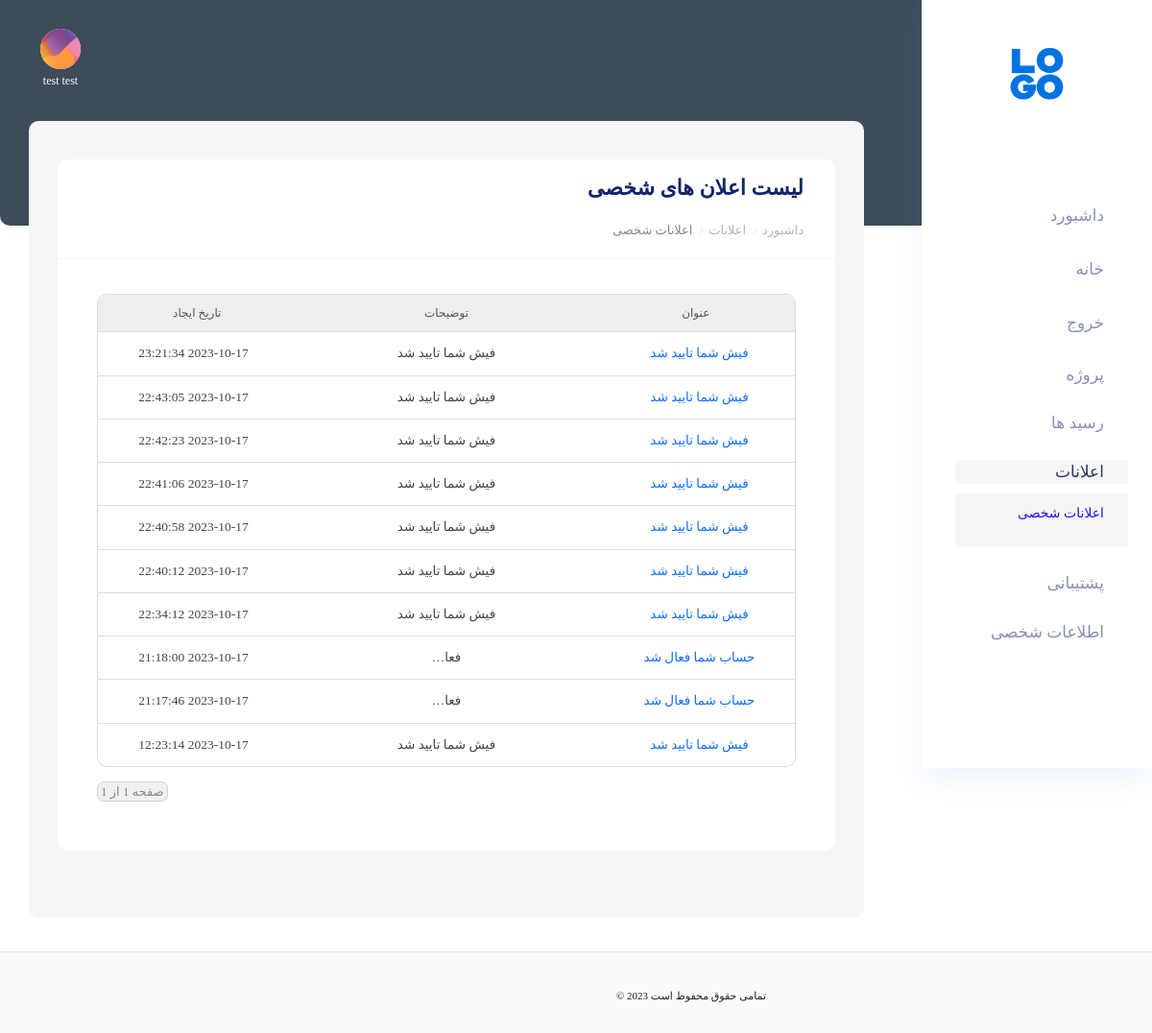
/u/dashboard/notification/user/personal/list (signed in), run on an earlier commit of the app's database.
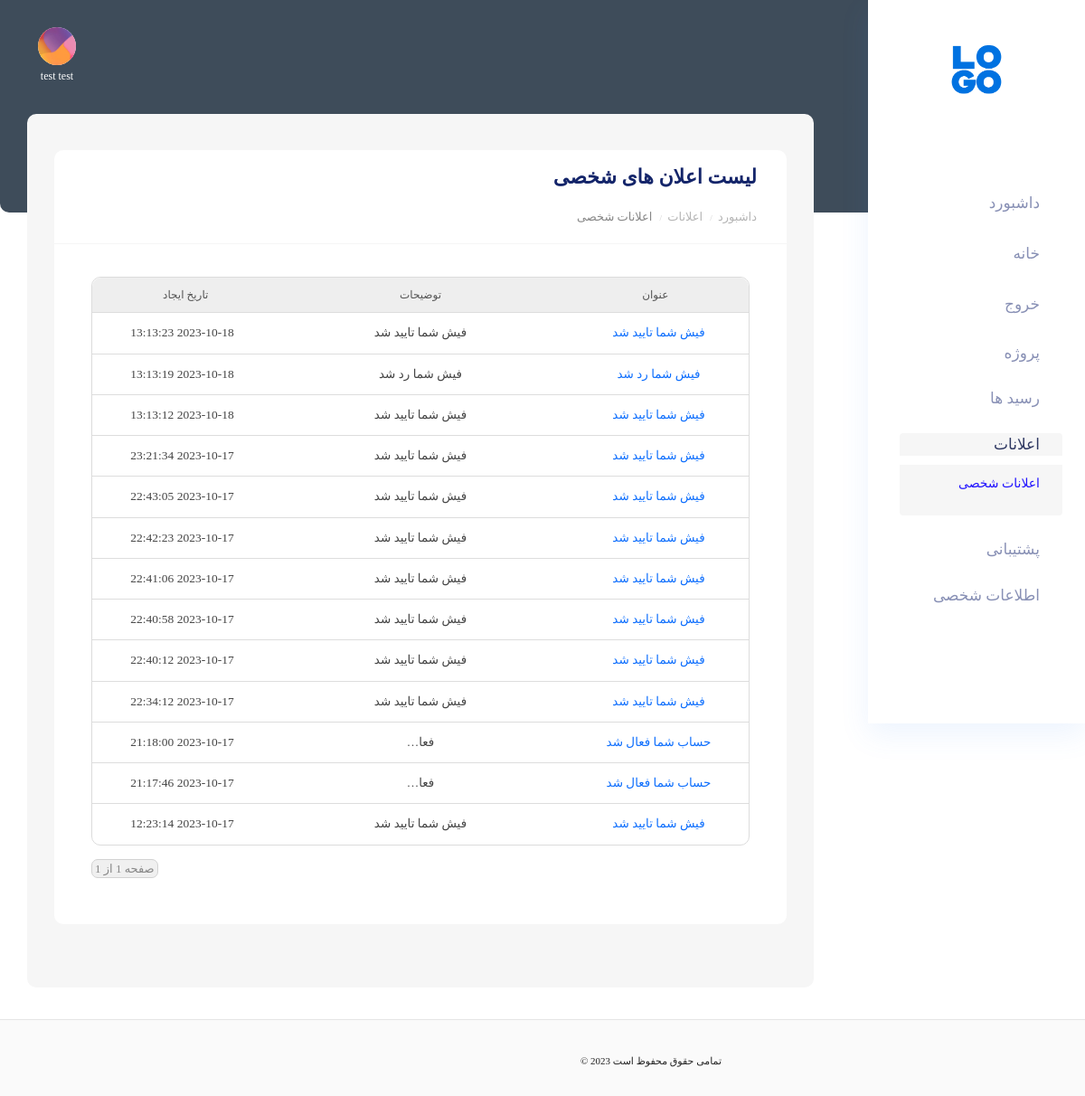
And on a later commit of the database.
### notification/models.py (models this page shows, shortened)
class NotificationUser(BaseModel):
    type = models.CharField(max_length=100)
    title = models.CharField(max_length=150)
    description = models.TextField(null=True, blank=True)
    image = models.ImageField(upload_to=upload_notification_src, null=True, blank=True, max_length=400)
    kwargs = JSONField(null=True, blank=True)
    send_notify = models.BooleanField(default=True)
    to_user = models.ForeignKey(User, on_delete=models.CASCADE)
    is_showing = models.BooleanField(default=True)
    class Meta:
        ordering = '-id',
    def get_title(self):
        return self.title or 'notification'
    def get_absolute_url(self):
        return reverse('notification:notification_dashboard_user_detail', args=(self.id,))

### notification/views/dashboard.py (the view)
# urls.py: path('u/dashboard/notification/user/personal/list', dashboard.NotificationUserPersonalList.as_view(), name='notification_dashboard_user_personal_list'),
class NotificationUserPersonalList(LoginRequiredMixinCustom, View):
    template_name = 'notification/dashboard/personal-list.html'
    def get(self, request):
        page_num = request.GET.get('page', 1)
        notifications = request.user.get_notifications()
        pagination = Paginator(notifications, 20)
        pagination = pagination.get_page(page_num)
        notifications = pagination.object_list
        context = {
            'notifications': notifications,
            'pagination': pagination
        }
        return render(request, self.template_name, context)

### account/models.py (called while the page is built)
    @property
    def is_admin(self):
        return True if self.role in settings.ADMIN_USER_ROLES else False

    @property
    def is_common_admin(self):
        return True if self.role in settings.COMMON_ADMIN_USER_ROLES else False

    @property
    def is_super_admin(self):
        return True if self.role in settings.SUPER_ADMIN_ROLES else False

    def get_full_name(self):
        fl = f'{self.first_name} {self.last_name}'.strip() or 'بدون نام'
        return fl

    def get_image_url(self):
        return '/static/images/dashboard/client_img.png'

    def get_notifications(self):
        return self.notificationuser_set.all()

### core/auth/mixins.py (called while the page is built)
    def dispatch(self, request, *args, **kwargs):
        if not request.user.is_authenticated:
            return self.handle_no_permission()
        if not request.user.is_phonenumber_confirmed:
            return redirect('account:confirm_phonenumber')
        return super().dispatch(request, *args, **kwargs)

### core/models/base.py (called while the page is built)
    def get_created_at(self):
        return self.created_at.strftime('%Y-%m-%d %H:%M:%S')

### notification/templates/notification/dashboard/personal-list.html (shortened to what this page needs)
{% extends 'account/dashboard/components/base/base_template.html' %}
{% block Content %}
    {% include 'account/dashboard/components/base/nav.html' %}
    <section class="main_content dashboard_part large_header_bg">
        {% include 'account/dashboard/components/base/header.html' %}
        <div class="main_content_iner">
            <div class="container-fluid p-0 ">
                <div class="col-lg-12">
                    <div class="white_card mb_30">
                        <div class="white_card_header">
                            <div class="box_header m-0">
                                <div class="main-title">
                                    <h3 class="m-0">لیست اعلان های شخصی</h3>
                                </div>
                            </div>
                             <div class="breadcrumb">
                                <ul>
                                    <li>
                                        <a href="{% url 'account:dashboard' %}">داشبورد</a>
                                    </li>
                                     <li>
                                        <a href="#">اعلانات</a>
                                    </li>
                                    <li>
                                        <a href="">اعلانات شخصی</a>
                                    </li>
                                </ul>
                            </div>
                        </div>
                        <div class="white_card_body">
                            <div class="card-body">
                                <div class="list-row">
                                    <div class="title-list-row">
                                        <div class="col-3">
                                            عنوان
                                        </div>
                                        <div class="col-3">
                                            توضیحات
                                        </div>
                                        <div class="col-3">
                                            تاریخ ایجاد
                                        </div>
                                    </div>
                                    {% for notification in notifications %}
                                        <div class="detail-row">
                                            <div class="col-3">
                                                <a href="{{ notification.get_absolute_url }}">
                                                    {{ notification.get_title }}
                                                </a>
                                            </div>
                                            <div class="col-3">
                                                {{ notification.description|default:'-'|truncatechars:30 }}
                                            </div>
                                            <div class="col-3 datetime-convert">
                                                {{ notification.get_created_at }}
                                            </div>
                                        </div>
                                    {% empty %}
                                        <div class="container-not-found-base">
                                            <p>اعلانی یافت نشد</p>
                                        </div>
                                    {% endfor %}
                                </div>
                                <div class="pagination">
                                    <div class="step-links">
                                        <span class="current">
                                        صفحه  {{ pagination.number }} از {{ pagination.paginator.num_pages }}
                                        </span>
                                    </div>
                                </div>
                            </div>
                        </div>
                    </div>
                </div>
            </div>
        </div>
        {% include 'account/dashboard/components/base/footer.html' %}
    </section>
{% endblock %}

What changed in the data, as far as the page shows it:
added NotificationUser: get_title "فیش شما تایید شد", description "فیش شما تایید شد", get_created_at "2023-10-18 13:13:23"
added NotificationUser: get_title "فیش شما رد شد", description "فیش شما رد شد", get_created_at "2023-10-18 13:13:19"
added NotificationUser: get_title "فیش شما تایید شد", description "فیش شما تایید شد", get_created_at "2023-10-18 13:13:12"
